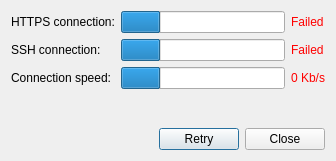
<?xml version="1.0" encoding="UTF-8"?>
<ui version="4.0">
 <author>Oleksandr Shneyder(o.shneyder@phoca-gmbh.de)</author>
 <class>ConTest</class>
 <widget class="QDialog" name="ConTest">
  <property name="geometry">
   <rect>
    <x>0</x>
    <y>0</y>
    <width>336</width>
    <height>161</height>
   </rect>
  </property>
  <property name="windowTitle">
   <string>Connectivity test</string>
  </property>
  <layout class="QVBoxLayout" name="verticalLayout_4">
   <item>
    <layout class="QHBoxLayout" name="horizontalLayout">
     <item>
      <layout class="QVBoxLayout" name="verticalLayout">
       <item>
        <widget class="QLabel" name="label">
         <property name="text">
          <string>HTTPS connection:</string>
         </property>
        </widget>
       </item>
       <item>
        <widget class="QLabel" name="label_2">
         <property name="text">
          <string>SSH connection:</string>
         </property>
        </widget>
       </item>
       <item>
        <widget class="QLabel" name="label_3">
         <property name="text">
          <string>Connection speed:</string>
         </property>
        </widget>
       </item>
      </layout>
     </item>
     <item>
      <layout class="QVBoxLayout" name="verticalLayout_2">
       <item>
        <widget class="QProgressBar" name="prhttps">
         <property name="value">
          <number>24</number>
         </property>
         <property name="textVisible">
          <bool>false</bool>
         </property>
         <property name="invertedAppearance">
          <bool>false</bool>
         </property>
        </widget>
       </item>
       <item>
        <widget class="QProgressBar" name="prssh">
         <property name="value">
          <number>24</number>
         </property>
         <property name="textVisible">
          <bool>false</bool>
         </property>
        </widget>
       </item>
       <item>
        <widget class="QProgressBar" name="prspeed">
         <property name="value">
          <number>24</number>
         </property>
         <property name="textVisible">
          <bool>false</bool>
         </property>
        </widget>
       </item>
      </layout>
     </item>
     <item>
      <layout class="QVBoxLayout" name="verticalLayout_3">
       <item>
        <widget class="QLabel" name="lhttps">
         <property name="palette">
          <palette>
           <active>
            <colorrole role="WindowText">
             <brush brushstyle="SolidPattern">
              <color alpha="255">
               <red>255</red>
               <green>0</green>
               <blue>0</blue>
              </color>
             </brush>
            </colorrole>
           </active>
           <inactive>
            <colorrole role="WindowText">
             <brush brushstyle="SolidPattern">
              <color alpha="255">
               <red>255</red>
               <green>0</green>
               <blue>0</blue>
              </color>
             </brush>
            </colorrole>
           </inactive>
           <disabled>
            <colorrole role="WindowText">
             <brush brushstyle="SolidPattern">
              <color alpha="255">
               <red>146</red>
               <green>145</green>
               <blue>144</blue>
              </color>
             </brush>
            </colorrole>
           </disabled>
          </palette>
         </property>
         <property name="text">
          <string>Failed</string>
         </property>
        </widget>
       </item>
       <item>
        <widget class="QLabel" name="lssh">
         <property name="palette">
          <palette>
           <active>
            <colorrole role="WindowText">
             <brush brushstyle="SolidPattern">
              <color alpha="255">
               <red>255</red>
               <green>0</green>
               <blue>0</blue>
              </color>
             </brush>
            </colorrole>
           </active>
           <inactive>
            <colorrole role="WindowText">
             <brush brushstyle="SolidPattern">
              <color alpha="255">
               <red>255</red>
               <green>0</green>
               <blue>0</blue>
              </color>
             </brush>
            </colorrole>
           </inactive>
           <disabled>
            <colorrole role="WindowText">
             <brush brushstyle="SolidPattern">
              <color alpha="255">
               <red>146</red>
               <green>145</green>
               <blue>144</blue>
              </color>
             </brush>
            </colorrole>
           </disabled>
          </palette>
         </property>
         <property name="text">
          <string>Failed</string>
         </property>
        </widget>
       </item>
       <item>
        <widget class="QLabel" name="lspeed">
         <property name="palette">
          <palette>
           <active>
            <colorrole role="WindowText">
             <brush brushstyle="SolidPattern">
              <color alpha="255">
               <red>255</red>
               <green>0</green>
               <blue>0</blue>
              </color>
             </brush>
            </colorrole>
           </active>
           <inactive>
            <colorrole role="WindowText">
             <brush brushstyle="SolidPattern">
              <color alpha="255">
               <red>255</red>
               <green>0</green>
               <blue>0</blue>
              </color>
             </brush>
            </colorrole>
           </inactive>
           <disabled>
            <colorrole role="WindowText">
             <brush brushstyle="SolidPattern">
              <color alpha="255">
               <red>146</red>
               <green>145</green>
               <blue>144</blue>
              </color>
             </brush>
            </colorrole>
           </disabled>
          </palette>
         </property>
         <property name="text">
          <string>0 Kb/s</string>
         </property>
        </widget>
       </item>
      </layout>
     </item>
    </layout>
   </item>
   <item>
    <spacer name="verticalSpacer">
     <property name="orientation">
      <enum>Qt::Vertical</enum>
     </property>
     <property name="sizeHint" stdset="0">
      <size>
       <width>20</width>
       <height>4</height>
      </size>
     </property>
    </spacer>
   </item>
   <item>
    <widget class="QDialogButtonBox" name="buttonBox">
     <property name="orientation">
      <enum>Qt::Horizontal</enum>
     </property>
     <property name="standardButtons">
      <set>QDialogButtonBox::Close|QDialogButtonBox::Retry</set>
     </property>
    </widget>
   </item>
  </layout>
 </widget>
 <resources/>
 <connections>
  <connection>
   <sender>buttonBox</sender>
   <signal>rejected()</signal>
   <receiver>ConTest</receiver>
   <slot>reject()</slot>
   <hints>
    <hint type="sourcelabel">
     <x>281</x>
     <y>132</y>
    </hint>
    <hint type="destinationlabel">
     <x>286</x>
     <y>146</y>
    </hint>
   </hints>
  </connection>
  <connection>
   <sender>buttonBox</sender>
   <signal>accepted()</signal>
   <receiver>ConTest</receiver>
   <slot>start()</slot>
   <hints>
    <hint type="sourcelabel">
     <x>242</x>
     <y>122</y>
    </hint>
    <hint type="destinationlabel">
     <x>4</x>
     <y>84</y>
    </hint>
   </hints>
  </connection>
 </connections>
 <slots>
  <slot>start()</slot>
 </slots>
</ui>
